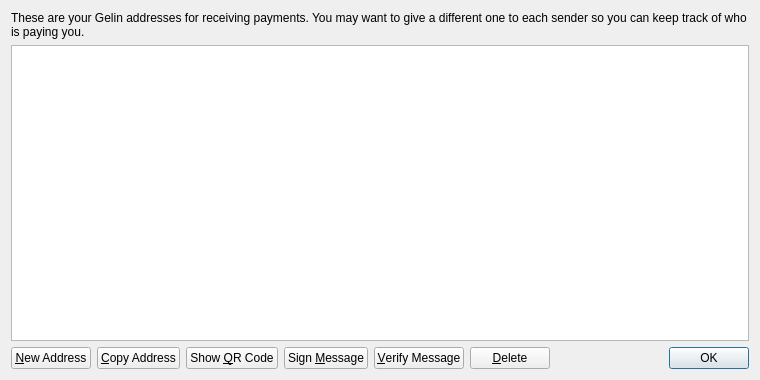
<?xml version="1.0" encoding="UTF-8"?>
<ui version="4.0">
 <class>AddressBookPage</class>
 <widget class="QWidget" name="AddressBookPage">
  <property name="geometry">
   <rect>
    <x>0</x>
    <y>0</y>
    <width>760</width>
    <height>380</height>
   </rect>
  </property>
  <property name="windowTitle">
   <string>Address Book</string>
  </property>
  <layout class="QVBoxLayout" name="verticalLayout">
   <item>
    <widget class="QLabel" name="labelExplanation">
     <property name="text">
      <string>These are your Gelin addresses for receiving payments. You may want to give a different one to each sender so you can keep track of who is paying you.</string>
     </property>
     <property name="textFormat">
      <enum>Qt::PlainText</enum>
     </property>
     <property name="wordWrap">
      <bool>true</bool>
     </property>
    </widget>
   </item>
   <item>
    <widget class="QTableView" name="tableView">
     <property name="contextMenuPolicy">
      <enum>Qt::CustomContextMenu</enum>
     </property>
     <property name="toolTip">
      <string>Double-click to edit address or label</string>
     </property>
     <property name="tabKeyNavigation">
      <bool>false</bool>
     </property>
     <property name="selectionMode">
      <enum>QAbstractItemView::SingleSelection</enum>
     </property>
     <property name="selectionBehavior">
      <enum>QAbstractItemView::SelectRows</enum>
     </property>
     <property name="sortingEnabled">
      <bool>true</bool>
     </property>
     <attribute name="verticalHeaderVisible">
      <bool>false</bool>
     </attribute>
    </widget>
   </item>
   <item>
    <layout class="QHBoxLayout" name="horizontalLayout">
     <item>
      <widget class="QPushButton" name="newAddressButton">
       <property name="toolTip">
        <string>Create a new address</string>
       </property>
       <property name="text">
        <string>&amp;New Address</string>
       </property>
      </widget>
     </item>
     <item>
      <widget class="QPushButton" name="copyToClipboard">
       <property name="toolTip">
        <string>Copy the currently selected address to the system clipboard</string>
       </property>
       <property name="text">
        <string>&amp;Copy Address</string>
       </property>
      </widget>
     </item>
     <item>
      <widget class="QPushButton" name="showQRCode">
       <property name="text">
        <string>Show &amp;QR Code</string>
       </property>
      </widget>
     </item>
     <item>
      <widget class="QPushButton" name="signMessage">
       <property name="toolTip">
        <string>Sign a message to prove you own a Gelin address</string>
       </property>
       <property name="text">
        <string>Sign &amp;Message</string>
       </property>
      </widget>
     </item>
     <item>
      <widget class="QPushButton" name="verifyMessage">
       <property name="toolTip">
        <string>Verify a message to ensure it was signed with a specified Gelin address</string>
       </property>
       <property name="text">
        <string>&amp;Verify Message</string>
       </property>
      </widget>
     </item>
     <item>
      <widget class="QPushButton" name="deleteButton">
       <property name="toolTip">
        <string>Delete the currently selected address from the list</string>
       </property>
       <property name="text">
        <string>&amp;Delete</string>
       </property>
      </widget>
     </item>
     <item>
      <spacer name="horizontalSpacer">
       <property name="orientation">
        <enum>Qt::Horizontal</enum>
       </property>
       <property name="sizeHint" stdset="0">
        <size>
         <width>40</width>
         <height>20</height>
        </size>
       </property>
      </spacer>
     </item>
     <item>
      <widget class="QDialogButtonBox" name="buttonBox">
       <property name="sizePolicy">
        <sizepolicy hsizetype="Maximum" vsizetype="Fixed">
         <horstretch>0</horstretch>
         <verstretch>0</verstretch>
        </sizepolicy>
       </property>
       <property name="standardButtons">
        <set>QDialogButtonBox::Ok</set>
       </property>
      </widget>
     </item>
    </layout>
   </item>
  </layout>
 </widget>
 <resources>
  <include location="../bitcoin.qrc"/>
 </resources>
 <connections/>
</ui>
